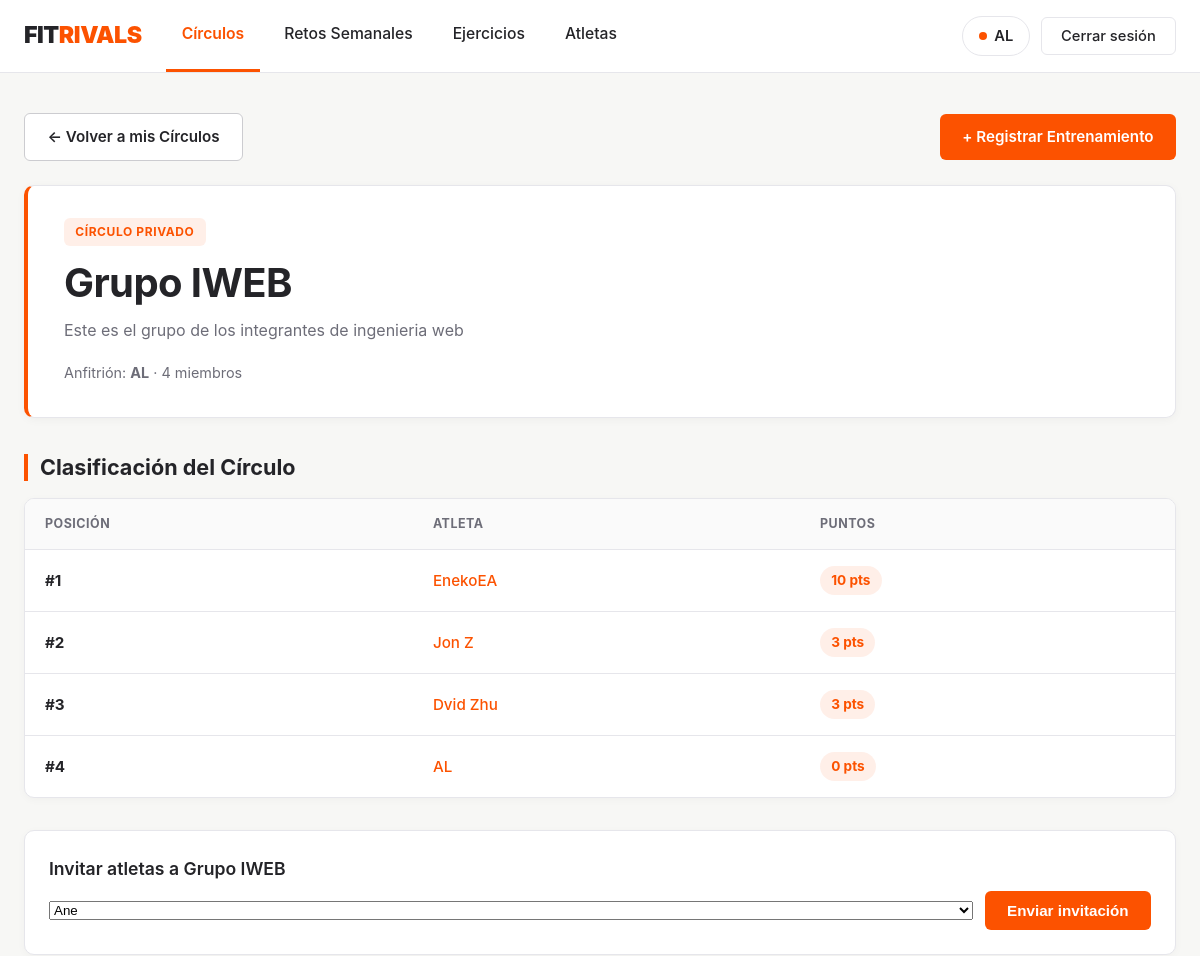
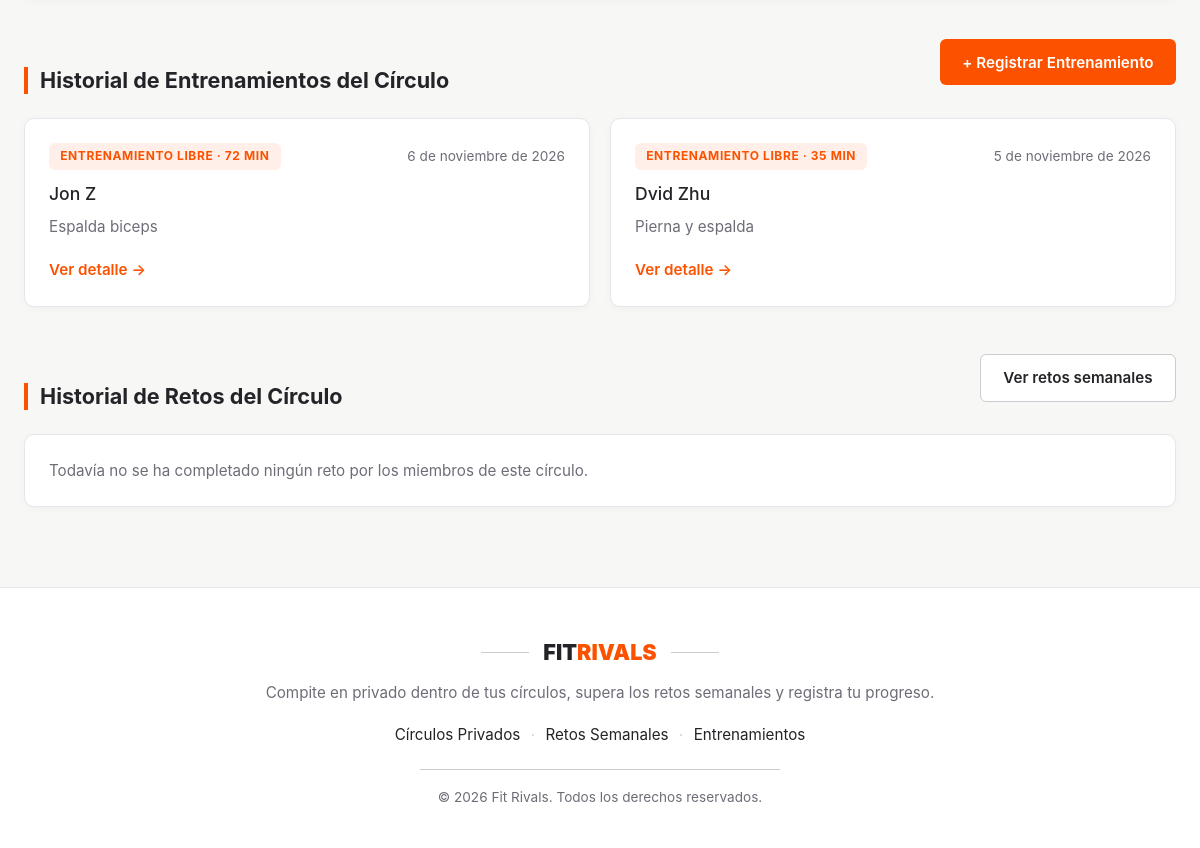
Screenshot of /circulos/1/ (signed in) with the database file from the repository (2 pictures, top to bottom).
### FitrivalsApp/models.py (models this page shows, shortened)
class Circulo(models.Model):
    nombre = models.CharField(max_length=100)
    descripcion = models.TextField(blank=True, default='')
    anfitrion = models.ForeignKey(Usuario, on_delete=models.CASCADE, related_name='circulos_creados')
    miembros = models.ManyToManyField(Usuario, related_name='circulos', blank=True)
    fecha_creacion = models.DateField(auto_now_add=True)

class Usuario(models.Model):
    nombre = models.CharField(max_length=100, unique=True)
    email = models.EmailField(unique=True)
    password = models.CharField(max_length=128)
    fecha_alta = models.DateField(auto_now_add=True)
    puntos = models.IntegerField(default=0)

class Entrenamiento(models.Model):
    usuario = models.ForeignKey(Usuario, on_delete=models.CASCADE, related_name='entrenamientos')
    fecha = models.DateField()
    reto = models.ForeignKey("Reto", on_delete=models.SET_NULL, null=True, blank=True, related_name="intentos")
    duracion_minutos = models.PositiveIntegerField(help_text="Duración en minutos")
    notas = models.TextField(blank=True, null=True)
    ejercicios = models.ManyToManyField(Ejercicio, through='EntrenamientoEjercicio')

### FitrivalsApp/views.py (the view)
# urls.py: path('circulos/<int:pk>/', views.detalle_circulo, name='detalle_circulo'),
def detalle_circulo(request, pk):
    usuario_id = request.session.get('usuario_id')
    if not usuario_id:
        return redirect('login_usuario')
    yo = get_object_or_404(Usuario, pk=usuario_id)
    circulo = get_object_or_404(Circulo, pk=pk)
    if not circulo.miembros.filter(pk=yo.pk).exists():
        messages.error(request, 'No perteneces a este círculo.')
        return redirect('lista_circulos')
    ranking = circulo.miembros.order_by('-puntos')
    entrenamientos = (
        Entrenamiento.objects.filter(usuario__in=circulo.miembros.all(), reto__isnull=True)
        .select_related('usuario')
        .prefetch_related('entrenamientoejercicio_set__ejercicio')
        .order_by('-fecha')
    )
    es_anfitrion = (circulo.anfitrion_id == yo.pk)
    atletas_disponibles = []
    invitaciones_enviadas = []
    if es_anfitrion:
        ids_miembros = list(circulo.miembros.values_list('id', flat=True))
        ids_pendientes = list(
            circulo.invitaciones.filter(estado='PENDIENTE').values_list('invitado_id', flat=True)
        )
        atletas_disponibles = Usuario.objects.exclude(id__in=ids_miembros + ids_pendientes).order_by('nombre')
        invitaciones_enviadas = circulo.invitaciones.filter(estado='PENDIENTE').select_related('invitado')
    return render(request, 'circulos/detalle.html', {
        'circulo': circulo,
        'ranking': ranking,
        'entrenamientos': entrenamientos,
        'es_anfitrion': es_anfitrion,
        'atletas_disponibles': atletas_disponibles,
        'invitaciones_enviadas': invitaciones_enviadas,
    })

### FitrivalsApp/templates/circulos/detalle.html (shortened to what this page needs)
{% extends 'base.html' %}
{% block content %}
<div class="section-header">
    <a href="{% url 'lista_circulos' %}" class="btn-secondary-strava">&larr; Volver a mis Círculos</a>
    <a href="{% url 'crear_entrenamiento' %}" class="btn-primary-strava">+ Registrar Entrenamiento</a>
</div>
<div class="hero-card" style="margin-bottom: 2rem;">
    <span class="badge-orange">CÍRCULO PRIVADO</span>
    <h1>{{ circulo.nombre }}</h1>
    {% if circulo.descripcion %}
        <p>{{ circulo.descripcion }}</p>
    {% endif %}
    <p style="font-size: 0.9rem; color: var(--text-muted); margin-bottom: 0;">
        Anfitrión: <strong>{{ circulo.anfitrion.nombre }}</strong> · {{ ranking|length }} miembros
    </p>
</div>
<h2>Clasificación del Círculo</h2>
<div class="strava-table-wrapper" style="margin-bottom: 2rem;">
    <table class="strava-table">
        <thead>
            <tr>
                <th>Posición</th>
                <th>Atleta</th>
                <th>Puntos</th>
            </tr>
        </thead>
        <tbody>
            {% for miembro in ranking %}
            <tr>
                <td><strong>#{{ forloop.counter }}</strong></td>
                <td><a href="{% url 'detalle_usuario' miembro.pk %}">{{ miembro.nombre }}</a></td>
                <td><span class="points-badge">{{ miembro.puntos }} pts</span></td>
            </tr>
            {% empty %}
            <tr>
                <td colspan="3">Este círculo aún no tiene miembros.</td>
            </tr>
            {% endfor %}
        </tbody>
    </table>
</div>
{% if es_anfitrion and atletas_disponibles %}
<div class="info-card" style="margin-bottom: 2rem;">
    <h3>Invitar atletas a {{ circulo.nombre }}</h3>
    <form method="post" action="{% url 'invitar_circulo' %}" style="display: flex; flex-wrap: wrap; gap: 0.75rem; align-items: center;">
        <select name="invitado_id" style="flex: 1; min-width: 220px;">
            {% for atleta in atletas_disponibles %}
                <option value="{{ atleta.pk }}">{{ atleta.nombre }}</option>
            {% endfor %}
        </select>
        <button type="submit" class="btn-primary-strava">Enviar invitación</button>
    </form>
</div>
{% endif %}
<div class="section-header" style="margin-top: 2rem;">
    <h2 style="margin-bottom: 0;">Historial de Entrenamientos del Círculo</h2>
    <a href="{% url 'crear_entrenamiento' %}" class="btn-primary-strava">+ Registrar Entrenamiento</a>
</div>
<div class="dashboard-grid">
    {% for ent in entrenamientos %}
    <article class="info-card">
        <div>
            <div style="display: flex; justify-content: space-between; align-items: center; gap: 0.5rem; margin-bottom: 0.6rem;">
                <span class="badge-orange" style="margin-bottom: 0;">
                    Entrenamiento libre · {{ ent.duracion_minutos }} min
                </span>
                <span style="font-size: 0.85rem; color: var(--text-muted);">{{ ent.fecha|date:"j \d\e F \d\e Y" }}</span>
            </div>
            <h3><a href="{% url 'detalle_usuario' ent.usuario.pk %}" style="color: var(--text-dark);">{{ ent.usuario.nombre }}</a></h3>
            <p>{{ ent.notas|default:"Sin notas adicionales." }}</p>
        </div>
        <a href="{% url 'detalle_entrenamiento' ent.pk %}" class="card-link">Ver detalle &rarr;</a>
    </article>
    {% empty %}
    <div class="info-card">
        <p style="margin: 0;">Todavía no hay entrenamientos registrados por los miembros de este círculo.</p>
    </div>
    {% endfor %}
</div>
<div class="section-header" style="margin-top: 2.5rem;">
    <h2 style="margin-bottom: 0;">Historial de Retos del Círculo</h2>
    <a href="{% url 'lista_retos' %}" class="btn-secondary-strava">Ver retos semanales</a>
</div>
<div class="dashboard-grid">
    {% for reto in retos_completados %}
    <article class="info-card">
        <div>
            <div style="display: flex; justify-content: space-between; align-items: center; gap: 0.5rem; margin-bottom: 0.6rem;">
                <span class="points-badge" style="margin-bottom: 0;">+{{ reto.puntos_recompensa }} pts</span>
                <span style="font-size: 0.85rem; color: var(--text-muted);">{{ reto.fecha_inicio|date:"j M" }} - {{ reto.fecha_fin|date:"j M Y" }}</span>
            </div>
            <h3><a href="{% url 'detalle_reto' reto.pk %}" style="color: var(--text-dark);">{{ reto.nombre }}</a></h3>
            {% if reto.descripcion %}
                <p>{{ reto.descripcion }}</p>
            {% endif %}
            <p style="font-size: 0.9rem; margin-bottom: 0;">
                <strong>Completado por:</strong>
                {% for atleta in reto.completado_por_circulo %}
                    <a href="{% url 'detalle_usuario' atleta.pk %}">{{ atleta.nombre }}</a>{% if not forloop.last %}, {% endif %}
                {% endfor %}
            </p>
        </div>
        <a href="{% url 'detalle_reto' reto.pk %}" class="card-link">Ver reto &rarr;</a>
    </article>
    {% empty %}
    <div class="info-card">
        <p style="margin: 0;">Todavía no se ha completado ningún reto por los miembros de este círculo.</p>
    </div>
    {% endfor %}
</div>
{% endblock %}

### FitrivalsApp/static/css/estilos.css (style rules this page uses)
:root { --strava-orange: #FC5200; --strava-orange-hover: #E04A00; --strava-orange-soft: rgba(252, 82, 0, 0.09); --bg-page: #F7F7F5; --bg-white: #FFFFFF; --bg-soft: #F3F2EE; --text-dark: #242428; --text-muted: #6D6D78; --border-light: #E6E6EB; --border-strong: #CCCCD0; --radius: 10px; }
*, *::before, *::after { box-sizing: border-box; }
html { scroll-behavior: smooth; }
html, body { margin: 0; padding: 0; min-height: 100%; background-color: var(--bg-page); color: var(--text-dark); font-family: "Inter", system-ui, -apple-system, "Segoe UI", Roboto, Helvetica, Arial, sans-serif; font-size: 1rem; line-height: 1.55; -webkit-font-smoothing: antialiased; }
h1 { margin: 0 0 0.75rem; font-size: clamp(1.9rem, 4vw, 2.5rem); font-weight: 700; line-height: 1.15; letter-spacing: -0.015em; color: var(--text-dark); }
h2 { margin: 2.25rem 0 1.1rem; padding-left: 0.75rem; border-left: 4px solid var(--strava-orange); font-size: 1.35rem; font-weight: 700; line-height: 1.25; color: var(--text-dark); }
h3 { margin: 0 0 0.5rem; font-size: 1.1rem; font-weight: 600; color: var(--text-dark); }
a { color: var(--strava-orange); font-weight: 500; text-decoration: none; }
.btn-primary-strava { display: inline-flex; align-items: center; justify-content: center; gap: 0.45rem; padding: 0.7rem 1.4rem; background-color: var(--strava-orange); color: #FFFFFF; font-size: 0.95rem; font-weight: 600; border: none; border-radius: 6px; cursor: pointer; text-decoration: none; transition: background-color 0.15s ease, transform 0.1s ease; }
.btn-secondary-strava { display: inline-flex; align-items: center; justify-content: center; gap: 0.45rem; padding: 0.7rem 1.4rem; background-color: #FFFFFF; color: var(--text-dark); font-size: 0.95rem; font-weight: 600; border: 1px solid var(--border-strong); border-radius: 6px; cursor: pointer; text-decoration: none; transition: border-color 0.15s ease, background-color 0.15s ease; }
.hero-card { background-color: #FFFFFF; border: 1px solid var(--border-light); border-left: 4px solid var(--strava-orange); border-radius: var(--radius); padding: 2rem 2.25rem; box-shadow: 0 2px 10px rgba(0, 0, 0, 0.04); }
.badge-orange { display: inline-block; padding: 0.28rem 0.7rem; margin-bottom: 0.85rem; background-color: var(--strava-orange-soft); color: var(--strava-orange); font-size: 0.75rem; font-weight: 700; letter-spacing: 0.05em; border-radius: 6px; text-transform: uppercase; }
.hero-card p { margin: 0 0 1.25rem; color: var(--text-muted); max-width: 680px; }
.dashboard-grid { display: grid; grid-template-columns: repeat(auto-fit, minmax(290px, 1fr)); gap: 1.25rem; }
.info-card { display: flex; flex-direction: column; justify-content: space-between; background-color: #FFFFFF; border: 1px solid var(--border-light); border-radius: var(--radius); padding: 1.5rem; box-shadow: 0 2px 8px rgba(0, 0, 0, 0.03); transition: border-color 0.15s ease, box-shadow 0.15s ease; }
.info-card p { margin: 0 0 1.2rem; color: var(--text-muted); font-size: 0.95rem; }
.card-link { font-size: 0.95rem; font-weight: 600; color: var(--strava-orange); }
.strava-table-wrapper { background-color: #FFFFFF; border: 1px solid var(--border-light); border-radius: var(--radius); box-shadow: 0 2px 8px rgba(0, 0, 0, 0.03); overflow-x: auto; }
.strava-table { width: 100%; border-collapse: collapse; text-align: left; font-size: 0.95rem; }
.strava-table th { padding: 0.95rem 1.25rem; background-color: #FAFAFA; border-bottom: 1px solid var(--border-light); color: var(--text-muted); font-size: 0.78rem; font-weight: 700; text-transform: uppercase; letter-spacing: 0.04em; }
.strava-table td { padding: 1rem 1.25rem; border-bottom: 1px solid var(--border-light); color: var(--text-dark); }
.strava-table tr:last-child td { border-bottom: none; }
.points-badge { display: inline-block; padding: 0.25rem 0.7rem; background-color: var(--strava-orange-soft); color: var(--strava-orange); font-weight: 700; font-size: 0.85rem; border-radius: 999px; }
.section-header { display: flex; flex-wrap: wrap; align-items: center; justify-content: space-between; gap: 1rem; margin-bottom: 1.5rem; }

### rows the page displays
Circulo: nombre "Grupo IWEB", descripcion "Este es el grupo de los integrantes de ingenieria web", anfitrion.nombre "AL"
Usuario: nombre "EnekoEA", puntos "10"
Usuario: nombre "Jon Z", puntos "3"
Usuario: nombre "Dvid Zhu", puntos "3"
Usuario: nombre "AL", puntos "0"
Entrenamiento: duracion_minutos "72", fecha "6 de noviembre de 2026", usuario.nombre "Jon Z", notas "Espalda biceps"
Entrenamiento: duracion_minutos "35", fecha "5 de noviembre de 2026", usuario.nombre "Dvid Zhu", notas "Pierna y espalda"

### other values shown
{{ request.session.usuario_nombre }} "AL"
{{ ranking|length }} "4"
form field invitado_id "Ane"
